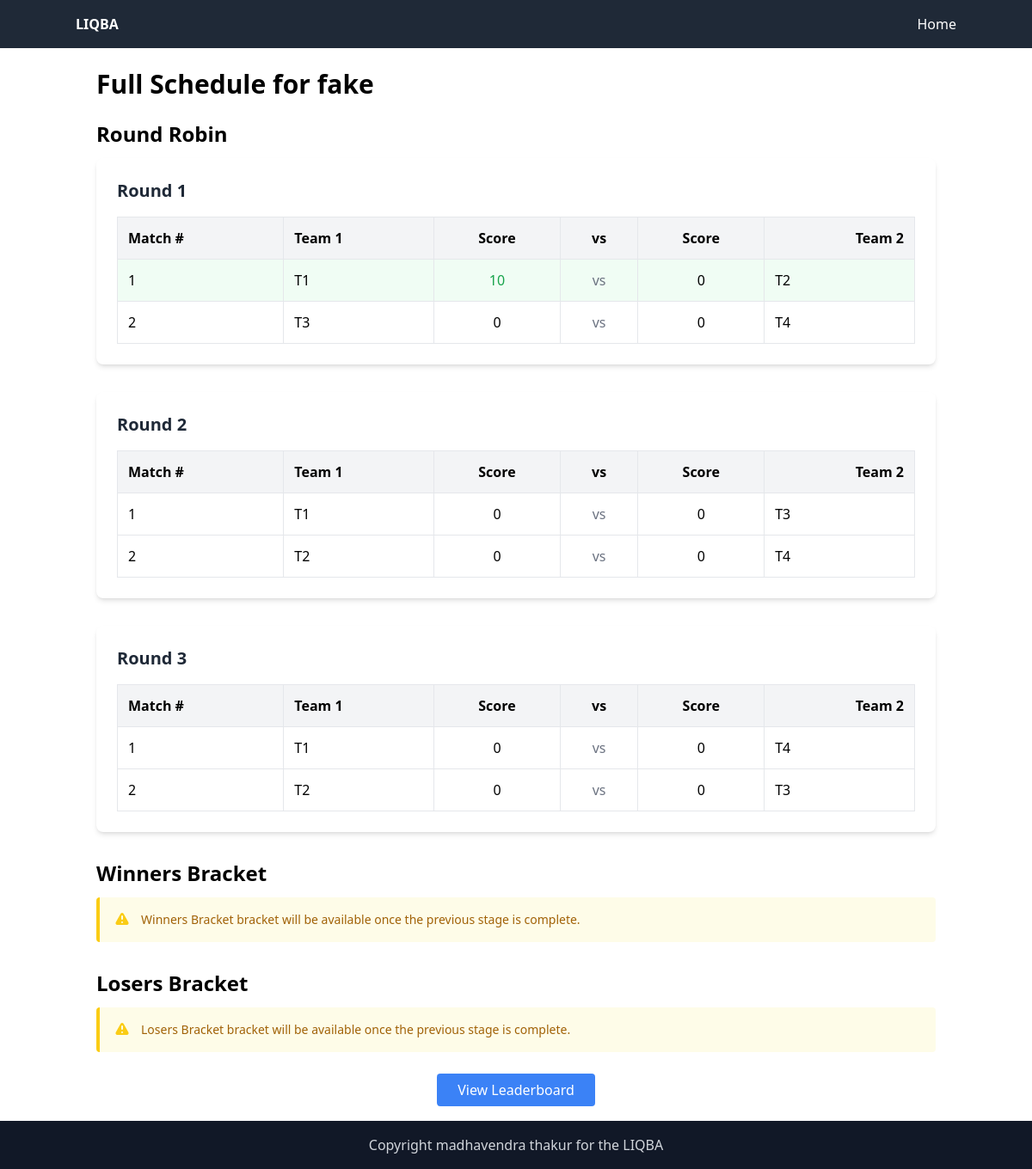
Page /schedule/1 on the committed database.
### models/tournament.py (models this page shows, shortened)
class Tournament(db.Model):
    __tablename__ = 'tournament'
    id = db.Column(db.Integer, primary_key=True)
    name = db.Column(db.String(100), nullable=False)
    date = db.Column(db.Date, nullable=False)
    location = db.Column(db.String(100))
    password = db.Column(db.String(10), nullable=False)
    format_json = db.Column(db.Text, nullable=False, default='{}')  # JSON format with default value
    status = db.Column(db.String(20), default='planning')  # planning, registration, active, completed
    created_at = db.Column(db.DateTime, server_default=db.func.now())
    updated_at = db.Column(db.DateTime, server_default=db.func.now(), onupdate=db.func.now())
    games = db.relationship('Game', back_populates='tournament', lazy=True, cascade='all, delete-orphan')
    questions = db.relationship('Question', back_populates='tournament_rel', lazy=True, foreign_keys='Question.tournament_id')
    team_aliases = db.relationship('TeamAlias', back_populates='tournament', lazy=True, cascade='all, delete-orphan')
    @property
    def format(self):
        return json.loads(self.format_json)
    @format.setter
    def format(self, value):
        if isinstance(value, str):
            self.format_json = value
        else:
            self.format_json = json.dumps(value)

### models/game.py (models this page shows, shortened)
class Game(db.Model):
    __tablename__ = 'game'
    __table_args__ = {'extend_existing': True}
    id = Column(db.Integer, primary_key=True)
    team1 = Column(String(100), nullable=False)
    team2 = Column(String(100), nullable=False)
    result = Column(Integer, nullable=False, default=-2)  # -2: not played, 1: team1 wins, 0: draw, -1: team2 wins
    tournament_id = Column(Integer, db.ForeignKey('tournament.id', name='fk_game_tournament'), nullable=False)
    round_number = Column(Integer, nullable=False)
    stage_id = Column(Integer, nullable=False)  # 1: preliminary, 2: playoff, etc.
    scorecard = Column(Text, nullable=True)
    tournament = db.relationship('Tournament', back_populates='games')
    questions = db.relationship('Question', back_populates='game_rel', lazy=True, foreign_keys='Question.game_id')

### controllers/public_controller.py (the view, shortened to what this page needs)
@public_bp.route('/schedule/<int:tournament_id>')
def schedule_all(tournament_id):
    tournament = Tournament.query.get(tournament_id)
    if not tournament:
        abort(404, description="No tournament found")
    format_data = tournament.format
    aliases = TeamAlias.query.filter_by(tournament_id=tournament.id).all()
    alias_dict = {alias.team_id: alias.team_name for alias in aliases}
    games = Game.query.filter_by(tournament_id=tournament.id).order_by(Game.stage_id, Game.round_number).all()
    games_by_stage_round = {}
    game_lookup = {}  # Format: {'S{stage}R{round}M{match}': game}
    for game in games:
        stage_id = game.stage_id or 1
        round_num = game.round_number or 1
        if stage_id not in games_by_stage_round:
            games_by_stage_round[stage_id] = {}
        if round_num not in games_by_stage_round[stage_id]:
            games_by_stage_round[stage_id][round_num] = []
        games_by_stage_round[stage_id][round_num].append(game)
        game_key = f'S{stage_id}R{round_num}M{game.id}'
        game_lookup[game_key] = game
    def resolve_team_name(team_ref, current_stage_id, current_round_num, current_match_num):
        if not team_ref or not isinstance(team_ref, str):
            return team_ref
        if team_ref.isdigit():
            return alias_dict.get(int(team_ref), team_ref)
        import re
        match = re.match(r'^(W|L|T)\((S\d+R\d+M\d+)\)$', team_ref)
        return team_ref  # Return as is if not a recognized format
    schedule_resolved = {}
    stages = format_data['tournament_format']['stages']
    for stage in stages:
        stage_id = stage.get('stage_id')
        stage_name = stage.get('stage_name')
        rounds = stage.get('rounds', [])
        if stage_id in games_by_stage_round:
            resolved_rounds = []
            for round_num, games_in_round in sorted(games_by_stage_round[stage_id].items()):
                matches = []
                sorted_games = sorted(games_in_round, key=lambda g: g.id)
                for match_number, game in enumerate(sorted_games, 1):
                    team1_name = resolve_team_name(game.team1, game.stage_id, game.round_number, match_number)
                    team2_name = "TBD"
                    if game.team2:
                        team2_name = resolve_team_name(game.team2, game.stage_id, game.round_number, match_number)
                    score1 = 0
                    score2 = 0
                    is_completed = False
                    if game.scorecard:
                        try:
                            scorecard_data = json.loads(game.scorecard)
                            if isinstance(scorecard_data, list) and len(scorecard_data) > 0:
                                for q in scorecard_data:
                                    if 'scores' in q and len(q['scores']) >= 4:
                                        team1_scores = q['scores'][0]
                                        team2_scores = q['scores'][2]
                                        if isinstance(team1_scores, list):
                                            score1 += sum(s for s in team1_scores if isinstance(s, (int, float)))
                                        if isinstance(team2_scores, list):
                                            score2 += sum(s for s in team2_scores if isinstance(s, (int, float)))
                                is_completed = score1 > 0 or score2 > 0
                        except Exception as e:
                            print(f"Error parsing scorecard: {e}")
                    matches.append({
                        'match_number': match_number,
                        'teams': [team1_name, team2_name],
                        'scores': [score1, score2],
                        'completed': is_completed
                    })
                resolved_rounds.append({
                    'round': round_num,
                    'round_name': f"Round {round_num}",
                    'matches': matches
                })
            schedule_resolved[stage_name] = {
                'resolved': True,
                'rounds': resolved_rounds,
                'is_playoff': stage_id > 1
            }
        else:
            if stage_id == 1:  # Prelims
                resolved_rounds = []
                for rnd in rounds:
                    round_label = rnd.get('round_in_stage')
                    matches = []
                    for pairing in rnd.get('pairings', []):
                        teams = pairing.get('teams', [])
                        resolved = [alias_dict.get(t, t) for t in teams]
                        matches.append({
                            'match_number': pairing.get('match_number'),
                            'teams': resolved,
                            'scores': ["-", "-"],
                            'completed': False
                        })
                    resolved_rounds.append({
                        'round': round_label,
                        'round_name': f"Round {round_label}",
                        'matches': matches
                    })
                schedule_resolved[stage_name] = {
                    'resolved': True,
                    'rounds': resolved_rounds,
                    'is_playoff': False
                }
            else:
                schedule_resolved[stage_name] = {
                    'resolved': False,
                    'round_count': len(rounds),
                    'is_playoff': True
                }
    return render_template('schedule.html',
                         teamname=None,
                         tournament=tournament,
                         schedule=schedule_resolved)

### templates/public/schedule.html (shortened to what this page needs)
<!DOCTYPE html>
<html lang="en">
<head>
  <script src="https://cdn.tailwindcss.com"></script>
</head>
<body class="min-h-screen flex flex-col">
  <nav class="bg-gray-800 text-white p-4">
    <div class="container mx-auto flex justify-between">
      <a href="{{ url_for('index') }}" class="font-bold hover:underline">LIQBA</a>
      <a href="/" class="hover:underline">Home</a>
    </div>
  </nav>
  <main class="container mx-auto flex-grow p-6">
    <h2 class="text-3xl font-bold mb-6">
      {% if teamname %}Schedule for "{{ teamname }}" in {{ tournament.name }}
      {% else %}Full Schedule for {{ tournament.name }}{% endif %}
    </h2>
    <div id="pairingsView">
      {% for stage, data in schedule.items() %}
        <div class="mb-8">
          <h3 class="text-2xl font-semibold mb-3">{{ stage }}</h3>
          {% if data.resolved %}
            {% for rnd in data.rounds %}
              <div class="mb-8 bg-white p-6 rounded-lg shadow-md">
                <h4 class="text-xl font-bold mb-4 text-gray-800">{{ rnd.round_name }}</h4>
                <div class="overflow-x-auto">
                  <table class="w-full border-collapse">
                    <thead>
                      <tr class="bg-gray-100">
                        <th class="border p-3 text-left">Match #</th>
                        <th class="border p-3 text-left">Team 1</th>
                        <th class="border p-3 text-center">Score</th>
                        <th class="border p-3 text-center">vs</th>
                        <th class="border p-3 text-center">Score</th>
                        <th class="border p-3 text-right">Team 2</th>
                      </tr>
                    </thead>
                    <tbody>
                      {% for match in rnd.matches %}
                        <tr class="{% if match.completed %}bg-green-50{% else %}hover:bg-gray-50{% endif %} transition-colors group">
                          <td class="border p-3 font-medium align-top">{{ match.match_number }}</td>
                          <td class="border p-3 align-top">
                            <div class="font-medium">{{ match.teams[0] }}</div>
                          </td>
                          <td class="border p-3 text-center font-medium align-top {% if match.scores[0]|int > match.scores[1]|int and match.completed %}text-green-600{% endif %}">
                            {{ match.scores[0] }}
                          </td>
                          <td class="border p-3 text-center text-gray-500 align-top">vs</td>
                          <td class="border p-3 text-center font-medium align-top {% if match.scores[1]|int > match.scores[0]|int and match.completed %}text-green-600{% endif %}">
                            {{ match.scores[1] }}
                          </td>
                          <td class="border p-3 align-top">
                            <div class="font-medium">{{ match.teams[1] }}</div>
                          </td>
                        </tr>
                      {% endfor %}
                    </tbody>
                  </table>
                </div>
              </div>
            {% endfor %}
          {% else %}
            <div class="bg-yellow-50 border-l-4 border-yellow-400 p-4 mb-6 rounded">
              <div class="flex">
                <div class="flex-shrink-0">
                </div>
                <div class="ml-3">
                  <p class="text-sm text-yellow-700">
                    {% if data.is_playoff %}
                      {{ stage }} bracket will be available once the previous stage is complete.
                    {% else %}
                      {{ stage }} has {{ data.round_count }} rounds (details not yet resolved).
                    {% endif %}
                  </p>
                </div>
              </div>
            </div>
          {% endif %}
        </div>
      {% endfor %}
    </div>
    <div class="mt-8 text-center">
      <a href="{{ url_for('public.team_leaderboard', tournament_id=tournament.id) }}" class="bg-blue-500 hover:bg-blue-600 text-white px-6 py-2 rounded">
        View Leaderboard
      </a>
    </div>
  </main>
  <footer class="bg-gray-900 text-gray-300 text-center p-4">
    Copyright madhavendra thakur for the LIQBA
  </footer>
</body>
</html>

### rows in the picture
Tournament: name "fake"
Game: team1 "T1", team2 "T2"
Game: team1 "T3", team2 "T4"
Game: team1 "T1", team2 "T3"
Game: team1 "T2", team2 "T4"
Game: team1 "T1", team2 "T4"
Game: team1 "T2", team2 "T3"

### other values in the picture
{{ stage }} "Round Robin" "Winners Bracket" "Losers Bracket"
{{ rnd.round_name }} "Round 1" "Round 2" "Round 3"
{{ match.match_number }} "1" "2" "1" "2" "1" "2"
{{ match.scores[0] }} "10" "0" "0" "0" "0" "0"
{{ match.scores[1] }} "0" "0" "0" "0" "0" "0"
{{ stage }} "Winners Bracket" "Losers Bracket"
